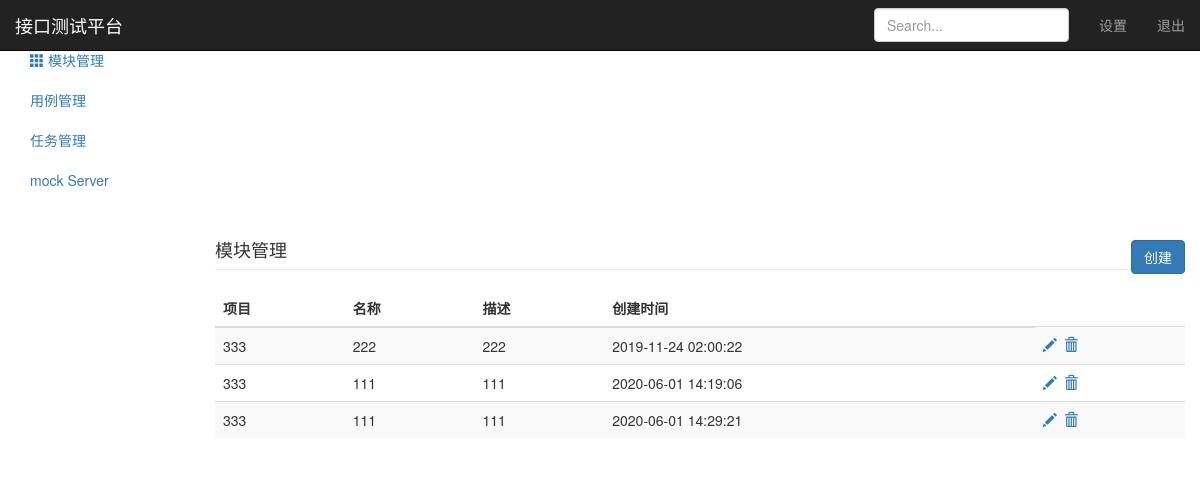
Before: /module/ (signed in) with the older database file.
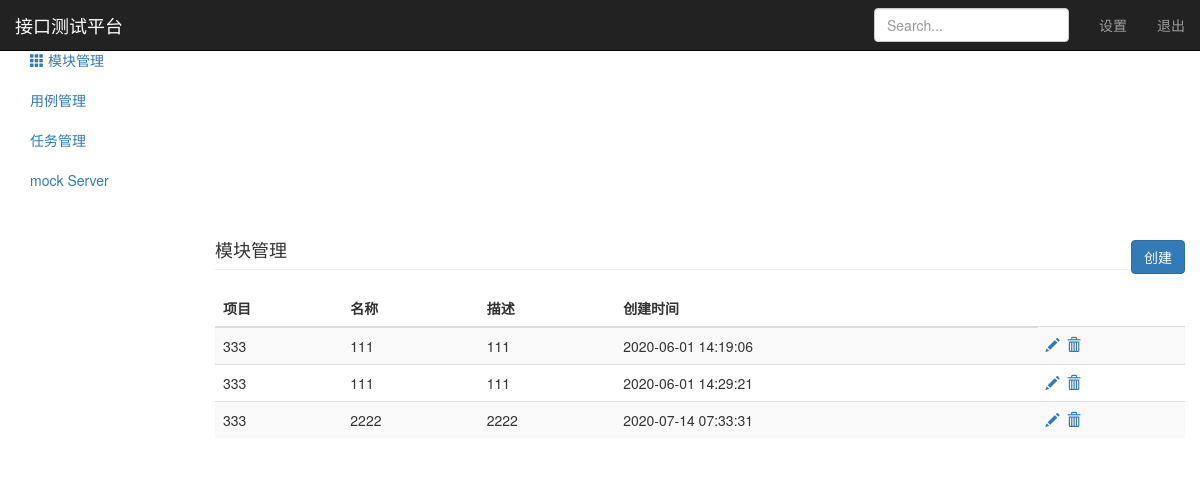
After: the same page with the newer database file.
### module_app/models.py (models this page shows, shortened)
class Module(models.Model):
    project = models.ForeignKey(Project,on_delete=models.CASCADE)
    name = models.CharField("名称",max_length=50,null=False)
    describe = models.TextField("描述",default='')
    create_time = models.DateTimeField("日期",auto_now_add=True)

### project_app/models.py (models this page shows)
class Project(models.Model):
    name = models.CharField("名称",max_length=50,null=False)
    describe = models.TextField("描述",default="")
    status = models.BooleanField("状态",default=1)
    update_time = models.DateTimeField(auto_now=True)
    create_time = models.DateTimeField(auto_now_add=True)
    def __str__(self):
        return self.name

### module_app/views.py (the view)
# urls.py: path('module/', include('module_app.urls')),
@login_required
def module(request):
    modules = Module.objects.all()
    return render(request,'module.html',{'modules':modules,'type': 'list'})

### templates/module.html (shortened to what this page needs)
<!DOCTYPE html>
<html lang="zh-CN">
  <head>
    <link href="https://cdn.bootcss.com/bootstrap/3.3.7/css/bootstrap.min.css" rel="stylesheet">
    <link href="https://v3.bootcss.com/examples/dashboard/dashboard.css" rel="stylesheet">
  </head>
  <body>
    <nav class="navbar navbar-inverse navbar-fixed-top">
      <div class="container-fluid">
        <div class="navbar-header">
          <a class="navbar-brand" href="#">接口测试平台</a>
        </div>
        <div id="navbar" class="navbar-collapse collapse">
          <ul class="nav navbar-nav navbar-right">
            <li><a href="/settings">设置</a></li>
            <li><a href="/loginout">退出</a></li>
          </ul>
          <form class="navbar-form navbar-right">
            <input type="text" class="form-control" placeholder="Search...">
          </form>
        </div>
      </div>
    </nav>
    <div class="container-fluid">
      <div class="row">
        <div class="col-sm-3 col-md-2 sidebar">
          <ul class="nav nav-sidebar">
            <li  ><a href="/project">&nbsp项目管理</a></li>
            <li  class="active"><a href="/module"><i class="glyphicon glyphicon-th"></i>&nbsp模块管理</a></li>
          </ul>
          <ul class="nav nav-sidebar">
            <li><a href="">用例管理</a></li>
            <li><a href="">任务管理</a></li>
          </ul>
          <ul class="nav nav-sidebar">
            <li><a href="">mock Server</a></li>
          </ul>
        </div>
        <div class="col-sm-9 col-sm-offset-3 col-md-10 col-md-offset-2 main">
          {% if type == "list" %}
          <h4 class="page-header">模块管理
            <button type="button"
                                              class="btn btn-primary"
                                              style="float:right;"
                                              onclick="location.href='/module/add_module/'">创建
            </button>
          </h4>
          <div class="table-responsive">
            <table class="table table-striped">
              <thead>
                <tr>
                  <th>项目</th>
                  <th>名称</th>
                  <th>描述</th>
                  <th>创建时间</th>
                </tr>
              </thead>
              <tbody>
              {% for module in modules %}
                <tr>
                  <td>{{module.project}}</td>
                  <td>{{module.name}}</td>
                  <td>{{module.describe}}</td>
                  <td>{{module.create_time | date:"Y-m-d H:i:s"}}</td>
                  <td><a href="/module/edit_module/{{ module.id }}" style="padding-right:3px"><i class="glyphicon glyphicon-pencil"></i></a>
                  <a href="/module/delete_module/{{ module.id }}"><i class="glyphicon glyphicon-trash"></i></a>
              {% endfor %}
              </tbody>
            </table>
          </div>
          {% endif %}
        </div>
      </div>
    </div>
  </body>
</html>

Changed rows visible on the page:
removed Module: project "333", name "222", describe "222", create_time "2019-11-24 02:00:22"
added Module: project "333", name "2222", describe "2222", create_time "2020-07-14 07:33:31"
